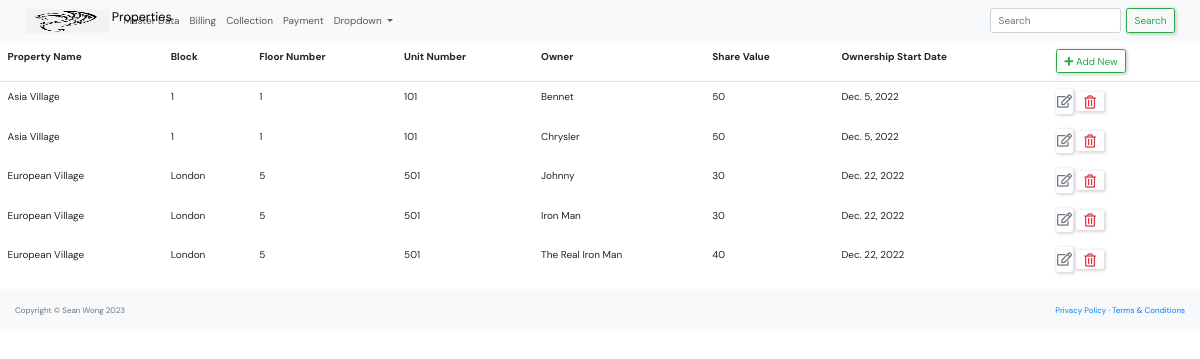
Page /master_data/unit_list/ on the earlier database version.
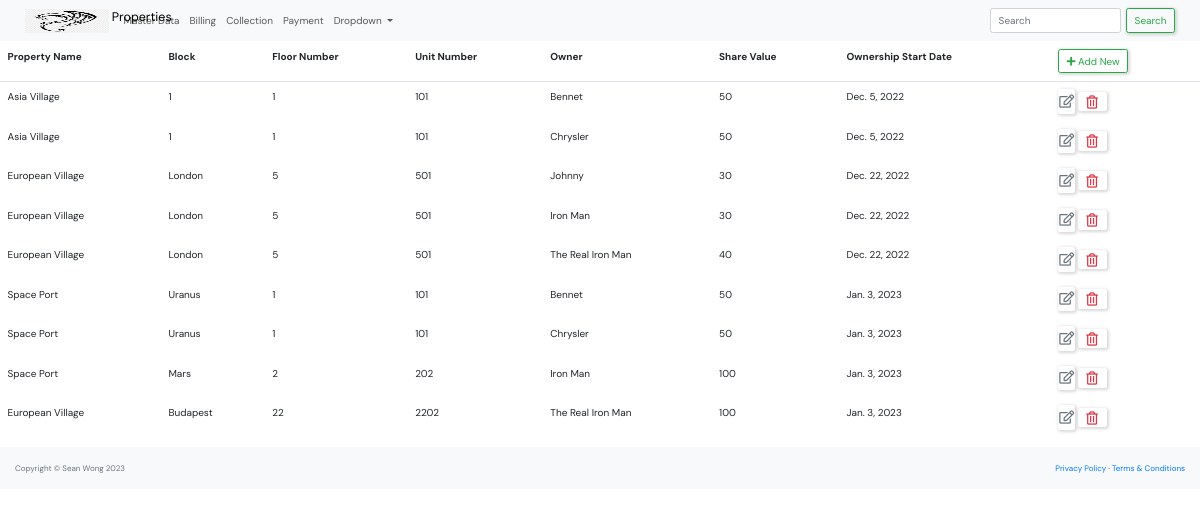
Same page on the later database version.
### master_data/models.py (models this page shows, shortened)
class Unit(models.Model):
    property=models.ForeignKey(Property, on_delete=models.CASCADE)
    block=models.CharField(max_length=50, null=True, blank=True)
    floor=models.CharField(max_length=50, null=True, blank=True)
    unit_number=models.CharField(max_length=10)
    owner = models.ForeignKey(Owner, null=True, blank=True, on_delete=models.SET_NULL)
    share_value = models.PositiveIntegerField(null=True, blank=True, default=100)
    ownership_start_date=models.DateField()

class Property(models.Model):
    PROPERTY_TYPE = [
        ('L', 'Leasehold'),
        ('F', 'Freehold'),
        ('O', 'Others'),
    ]
    CONTRACT_PERIOD =[
        ('1', '1 Year'),
        ('3', '3 Years'),
        ('5', '5 Years'),
    ]
    name = models.CharField(max_length=250)
    type = models.CharField(max_length=1, choices=PROPERTY_TYPE)
    address = models.CharField(max_length=250)
    postal_code = models.CharField(max_length=10)
    phone = models.CharField(max_length=10)
    web = models.URLField()
    email=models.EmailField()
    manager= models.ForeignKey('Manager', null=True, on_delete=models.SET_NULL)
    contract_period=models.CharField(max_length=1, choices=CONTRACT_PERIOD)
    start_date=models.DateField()
    description=models.TextField(null=True, blank=True)
    def __str__(self):
        return self.name

class Owner(models.Model):
    family_name = models.CharField(max_length=250)
    given_name = models.CharField(max_length=250)
    preferred_name = models.CharField(max_length=250)
    phone = models.CharField(max_length=10)
    email=models.EmailField()
    def __str__(self):
        return self.preferred_name

### master_data/views.py (the view)
# urls.py: path('unit_list/',views.unit_list, name='unit-list'),
def unit_list(request):
    context = {'unit_list': Unit.objects.all()}
    return render(request, "master_data/unit_list.html", context)

### master_data/templates/master_data/unit_list.html (shortened to what this page needs)
{% extends "base.html" %}
            {% block content %}
            <table class="table table-borderless">
                <thead class="border-bottom font-weight-bold">
                    <tr>
                        <td>Property Name</td>
                        <td>Block</td>
                        <td>Floor Number</td>
                        <td>Unit Number</td>
                        <td>Owner</td>
                        <td>Share Value</td>
                        <td>Ownership Start Date</td>
                        <td>
                            <a href="{% url 'unit-create' %}" class="btn btn-outline-success">
                                <i class="fas fa-plus"></i> Add New
                            </a>
                        </td>
                    </tr>
                </thead>
                <tbody>
                    {% for unit in unit_list %}
                        <tr>
                            <td>{{unit.property}}</td>
                            <td>{{unit.block}}</td>
                            <td>{{unit.floor}}</td>
                            <td>{{unit.unit_number}}</td>
                            <td>{{unit.owner}}</td>
                            <td>{{unit.share_value}}</td>
                            <td>{{unit.ownership_start_date}}</td>
                            <td>
                                <a href="{% url 'unit-update' unit.id %}" class="btn text-secondary px-0">
                                    <i class="far fa-edit fa-lg"></i>
                                </a>
                                <form action="{% url 'unit-delete' unit.id %}" method="post" class="d-inline">
                                    <button type="submit" class="btn">
                                        <i class="far fa-trash-alt fa-lg text-danger float-right"></i>
                                    </button>
                                </form>
                            </td>
                        </tr>
                    {% endfor %}
                </tbody>
            </table>
            {% endblock content %}

### templates/base.html (shortened to what this page needs)
{% load static %}
<!DOCTYPE html>
{% load crispy_forms_tags %}
<html lang="en">
    <head>
        <link href="https://cdn.jsdelivr.net/npm/bootstrap@5.3.0-alpha1/dist/css/bootstrap.min.css" rel="stylesheet">
        <link rel="stylesheet" href="{% static 'styles/style.css' %}" />
        <link rel="stylesheet" href="https://stackpath.bootstrapcdn.com/bootstrap/4.3.1/css/bootstrap.min.css"
>
        <link rel="stylesheet" href="https://cdnjs.cloudflare.com/ajax/libs/font-awesome/5.11.2/css/all.min.css">
    </head>
    <body class="sb-nav-fixed">
        <div> {% include 'navbar.html' %} </div>
        {% block content%}
        {% endblock content%}
        <div>{% include 'footer.html' %}</div>
    </body>
</html>

### templates/navbar.html (shortened to what this page needs)
{% load static %}
<nav class="navbar navbar-expand-lg bg-body-tertiary">
    <div class="container-fluid">
      <a class="navbar-brand" href="{% url 'landing' %}">
        <img src="{% static 'images/logo.png' %}" alt="" width="30" height="24" class="d-inline-block align-text-top" />
        Properties
      </a>
      <div class="collapse navbar-collapse" id="navbarSupportedContent">
        <ul class="navbar-nav me-auto mb-2 mb-lg-0">
          <li class="nav-item">
            <a class="nav-link" href="{% url 'master-data' %}">Master Data</a>
          </li>
          <li class="nav-item">
            <a class="nav-link" href="#">Billing</a>
          </li>
          <li class="nav-item">
            <a class="nav-link" href="#">Collection</a>
          </li>
          <li class="nav-item">
            <a class="nav-link" href="#">Payment</a>
          </li>
          <li class="nav-item dropdown">
            <a class="nav-link dropdown-toggle" href="#" role="button" data-bs-toggle="dropdown" aria-expanded="false">
              Dropdown
            </a>
          </li>
        </ul>
        <form class="d-flex" role="search">
          <input class="form-control me-2" type="search" placeholder="Search" aria-label="Search">
          <button class="btn btn-outline-success" type="submit">Search</button>
        </form>
      </div>
    </div>
  </nav>

### templates/footer.html
<footer class="py-4 bg-light mt-auto">
    <div class="container-fluid px-4">
        <div class="d-flex align-items-center justify-content-between small">
            <div class="text-muted">Copyright &copy; Sean Wong 2023</div>
            <div>
                <a href="#">Privacy Policy</a>
                &middot;
                <a href="#">Terms &amp; Conditions</a>
            </div>
        </div>
    </div>
</footer>

### static/css/style.css (style rules this page uses)
* { font-family: "DM Sans", -apple-system, BlinkMacSystemFont, "Segoe UI", Roboto, Oxygen, Ubuntu, Cantarell, "Open Sans", "Helvetica Neue", sans-serif; margin: 0; padding: 0; box-sizing: border-box; text-rendering: optimizeLegibility; font-size: inherit; }
html { font-size: 56.25%; }
@media only screen and (min-width: 1200px) { html { font-size: 62.5%; } }
body { line-height: 1.6; font-weight: 400; font-size: 1.5rem; color: var(--color-light-gray); background-color: var(--color-bg); min-height: 100vh; }
img { width: 100%; }
a { display: inline-block; color: var(--color-main); text-decoration: none; }
.btn { background-color: transparent; border: none; display: inline-flex; align-items: center; gap: 1rem; cursor: pointer; transition: all ease-in-out 0.3s; padding: 1rem 2rem; border-radius: 5px; box-shadow: 1px 1px 3px 1px rgba(0, 0, 0, 0.15); font-weight: 500; }

Differences in the rows shown:
added Unit: property "Space Port", block "Uranus", floor "1", unit_number "101", owner "Bennet", share_value "50", ownership_start_date "Jan. 3, 2023"
added Unit: property "Space Port", block "Uranus", floor "1", unit_number "101", owner "Chrysler", share_value "50", ownership_start_date "Jan. 3, 2023"
added Unit: property "Space Port", block "Mars", floor "2", unit_number "202", owner "Iron Man", share_value "100", ownership_start_date "Jan. 3, 2023"
added Unit: property "European Village", block "Budapest", floor "22", unit_number "2202", owner "The Real Iron Man", share_value "100", ownership_start_date "Jan. 3, 2023"
